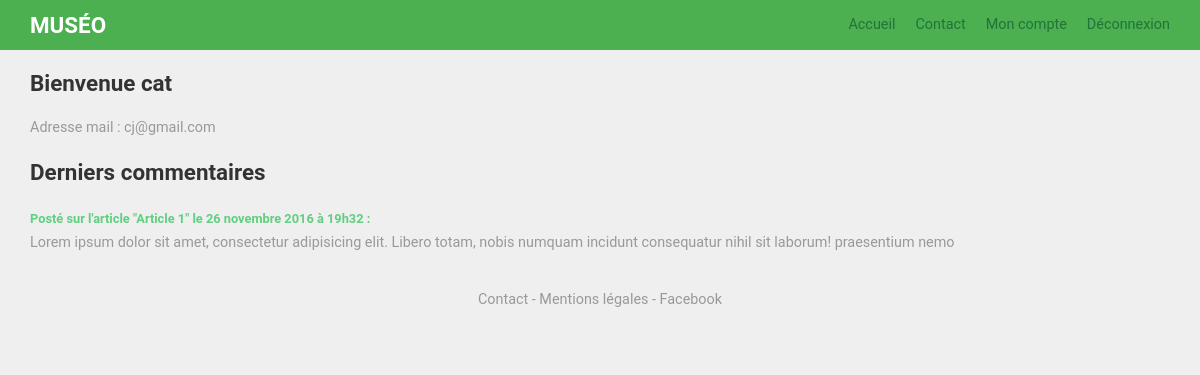
The page /compte.php (signed in) on the database its author committed.
### tables this page shows
CREATE TABLE `membres` (
  `id` int(3) NOT NULL,
  `pseudo` varchar(15) NOT NULL,
  `email` varchar(50) NOT NULL,
  `password` varchar(255) NOT NULL
);

CREATE TABLE `commentaires` (
  `id` int(4) NOT NULL,
  `id_membre` int(3) NOT NULL,
  `id_article` int(3) NOT NULL,
  `commentaire` text NOT NULL,
  `publication` datetime NOT NULL DEFAULT CURRENT_TIMESTAMP
);

CREATE TABLE `articles` (
  `id` int(3) NOT NULL,
  `titre` varchar(40) NOT NULL,
  `accroche` varchar(200) NOT NULL,
  `contenu` text NOT NULL,
  `publication` datetime NOT NULL DEFAULT CURRENT_TIMESTAMP,
  `image` varchar(30) NOT NULL
);

### fonctions/membre.php (called while the page is built, shortened)
<?php
function infos() {
    global $bdd;
    $membre = $bdd->prepare("SELECT pseudo, email FROM membres WHERE id = ?");
    $membre->execute([$_SESSION["membre"]]);
    $membre = $membre->fetch();
    return $membre;
}
?>

### fonctions/blog.php (called while the page is built, shortened)
<?php
function format_date($publication){
  $publication  = explode(" ", $publication);
  $date = explode("-" , $publication[0]);
  $heure = explode(":", $publication[1]);
  $mois= ["", "janvier", "février", "mars", "avril", "mai", "juin", "juillet", "août", "septembre", "octobre", "novembre", "décembre"];
  $resultat = $date[2] . ' ' . $mois[(int)$date[1]] . ' ' . $date[0] . ' à ' . $heure[0] . 'h' . $heure[1];
  return $resultat;
}
function commentaires_user() {
    global $bdd;
    $commentaires = $bdd->prepare("SELECT commentaires.*, articles.titre FROM commentaires INNER JOIN articles ON commentaires.id_article = articles.id AND commentaires.id_membre = ?");
    $commentaires->execute([$_SESSION["membre"]]);
    $commentaires = $commentaires->fetchAll();
    return $commentaires;
}
 ?>

### compte.php (the view, shortened to what this page needs)
<?php
require_once "fonctions/bdd.php";
include_once "fonctions/membre.php";
include_once "fonctions/blog.php";
$infos = infos();
$commentaires = commentaires_user();
?>
<!DOCTYPE html>
<html lang="fr">
<head>
    <link rel="stylesheet" href="https://maxcdn.bootstrapcdn.com/bootstrap/3.3.5/css/bootstrap.min.css">
    <link rel="stylesheet" href="main.css">
</head>
<body>
    <?php include "header.php" ?>
    <div class="container commentaires">
        <div class="row">
            <div class="col-xs-12">
                <h1>Bienvenue <?= $infos["pseudo"] ?></h1>
            </div>
        </div>
        <div class="row">
            <div class="col-xs-12">
                <p>Adresse mail : <?= $infos["email"] ?></p>
            </div>
        </div>
        <div class="row">
            <div class="col-xs-12">
                <h1>Derniers commentaires</h1>
            </div>
        </div>
        <?php
        foreach($commentaires as $commentaire) :
        ?>
        <div class="row commentaire">
            <div class="col-xs-12">
                <p class="date">Posté sur l'article "<?= $commentaire["titre"] ?>" le <time datetime="<?= $commentaire["publication"] ?>"><?= format_date($commentaire["publication"]) ?></time> :</p>
                <p><?= $commentaire["commentaire"] ?></p>
            </div>
        </div>
        <?php
        endforeach;
        ?>
        <footer>
            <div class="row">
                <div class="col-xs-12">
                    <a href="contact.php">Contact</a> - <a href="mentions.php">Mentions légales</a> - <a href="https://www.facebook.com/infoprog.tuto">Facebook</a>
                </div>
            </div>
        </footer>
    </div>
</body>
</html>

### main.css (style rules this page uses)
html, body, div, span, applet, object, iframe, h1, h2, h3, h4, h5, h6, p, blockquote, pre, a, abbr, acronym, address, big, cite, code, del, dfn, em, img, ins, kbd, q, s, samp, small, strike, strong, sub, sup, tt, var, b, u, i, center, dl, dt, dd, ol, ul, li, fieldset, form, label, legend, table, caption, tbody, tfoot, thead, tr, th, td, article, aside, canvas, details, embed, figure, figcaption, footer, header, hgroup, menu, nav, output, ruby, section, summary, time, mark, audio, video { margin: 0; padding: 0; border: 0; font-size: 100%; font: inherit; vertical-align: baseline }
article, aside, details, figcaption, figure, footer, header, hgroup, menu, nav, section { display: block }
body { line-height: 1 }
body { font-family: Roboto, sans-serif; background: #efefef }
footer { margin: 40px 0; text-align: center; font-size: 0.9em; color: #999 }
footer a { color: #999 }
h1 { font-size: 1.4em; line-height: 3em; font-weight: 700 }
.commentaires>div.commentaire { margin-bottom: 30px }
.commentaires>div .date { color: #5fcf80; font-size: 0.8em; line-height: 2em; font-weight: 700 }
.commentaires>div p { font-weight: #999; font-size: 0.9em; line-height: 1.5em; color: #999 }

### rows shown on the page
membres: pseudo "cat", email "cj@gmail.com"
commentaires: id_article.titre "Article 1", publication "26 novembre 2016 à 19h32", commentaire "Lorem ipsum dolor sit amet, consectetur adipisicing elit. Libero totam, nobis numquam incidunt consequatur nihil sit laborum! praesentium nemo"
